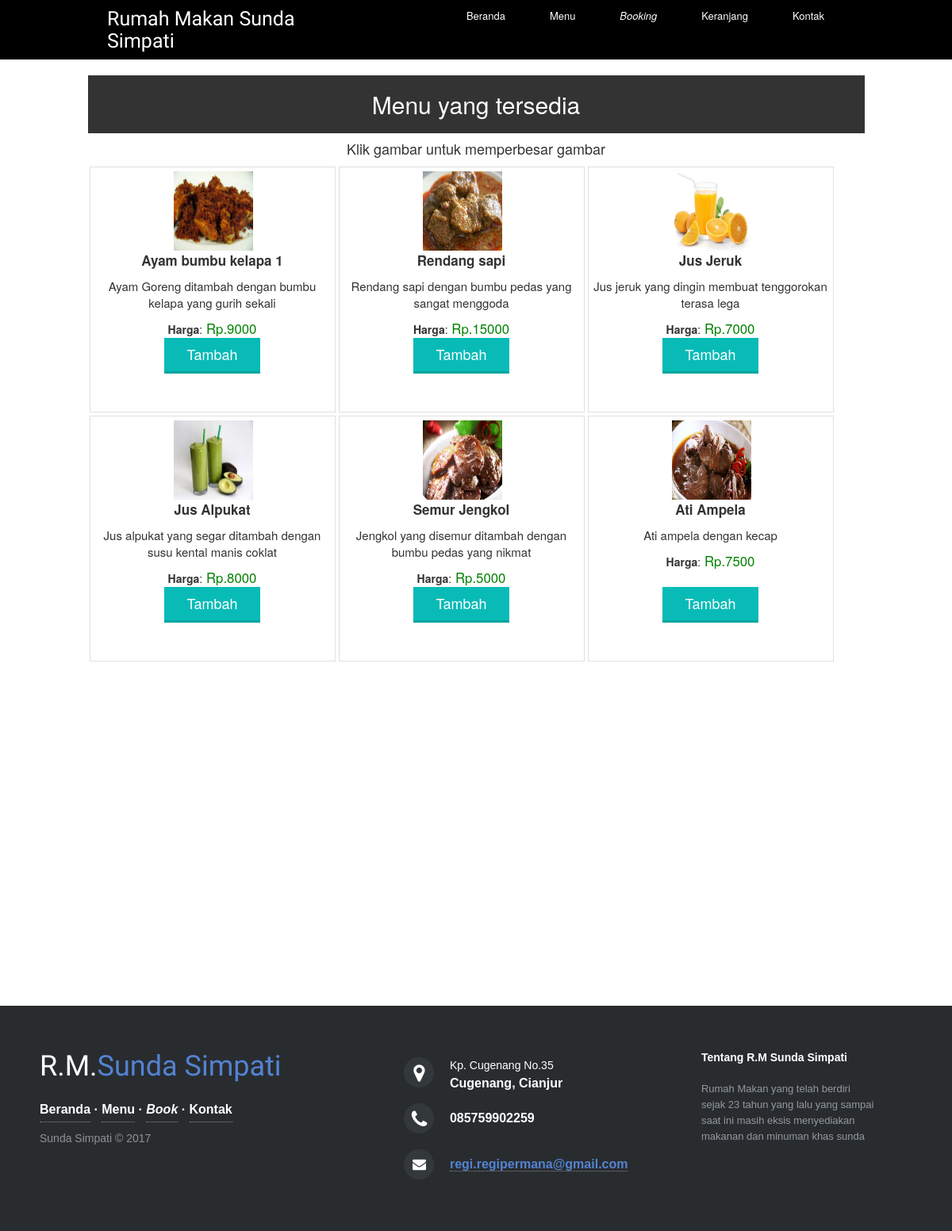
The app's page /index.php/shopping with its own data.
### tables this page shows
CREATE TABLE `menu` (
  `id_menu` int(11) NOT NULL,
  `nama_menu` varchar(80) NOT NULL,
  `gambar` varchar(150) NOT NULL,
  `jenis` varchar(200) NOT NULL,
  `harga_menu` varchar(90) NOT NULL,
  `deskripsi` varchar(300) NOT NULL
);

### application/controllers/shopping.php (called while the page is built, shortened)
<?php if (!defined('BASEPATH')) exit('No direct script access allowed');
class Shopping extends CI_Controller {
	public function __construct()
	{
		$this->load->model('billing_model');
                $this->load->library('cart');
	}
	public function index()
	{
		$data['products'] = $this->billing_model->get_all();
		$this->load->view('v_delivery', $data);
	}
}

### index.php (called while the page is built, shortened)
<?php
require_once BASEPATH.'core/CodeIgniter.php';

### application/models/billing_model.php (called while the page is built, shortened)
<?php if (!defined('BASEPATH')) exit('No direct script access allowed');
class Billing_model extends CI_Model {
        public function get_all()
	{
		$query = $this->db->get('menu');
		return $query->result_array();
	}
}

### application/views/v_delivery.php (the view, shortened to what this page needs)
<html>
    <head>
          <link rel="stylesheet" type="text/css" href="assets/css/style.css">
          <link rel="stylesheet" type="text/css" href="<?php echo base_url() ?>assets/css/styles.css">
  <link rel="stylesheet" type="text/css" href="<?php echo base_url() ?>assets/css/bootstrap.min.css">
  <link rel="stylesheet" type="text/css" href="<?php echo base_url() ?>assets/css/bootstrap.css">
  <link rel="stylesheet" type="text/css" href="<?php echo base_url() ?>assets/css/random.css">
  <link rel="stylesheet" type="text/css" href="<?php echo base_url() ?>assets/css/footer.css">
  <link rel="stylesheet" type="text/css" href="<?php echo base_url() ?>assets/css/modal.css">
  <link rel="stylesheet" type="text/css" href="<?php echo base_url()?>assets/css/footer-distributed-with-address-and-phones.css">
    <link rel="stylesheet" type="text/css" href="http://maxcdn.bootstrapcdn.com/font-awesome/4.2.0/css/font-awesome.min.css">
    </head>
    <body>
<header class="clearfix">
    <div class="container">
            <div class="header-left">
                <h4 style="font-family:'Cookie';font-size:25px">Rumah Makan Sunda Simpati</h4>
            </div>
            <div class="header-right">
                <nav>
                    <a href="<?php echo base_url()?>home">Beranda</a>
                    <a href="<?php echo base_url()?>shopping">Menu</a>
                    <a href="<?php echo base_url()?>booking"><i>Booking</i></a>
                    <a href="<?php echo base_url()?>shopping/show_cart">Keranjang</a>
                    <a href="<?php echo base_url()?>contact">Kontak</a>
                </nav>
            </div>
        </div>
    </header>
      <div id='content'>
        <div id="products_e" align="center">
            <h2 id="head" align="center" style="color:white">Menu yang tersedia</h2>
            <h4 align="center">Klik gambar untuk memperbesar gambar</h4>
            <?php
            foreach ($products as $product) {
                $name = $product['nama_menu'];
                $description = $product['deskripsi'];
                $price = $product['harga_menu'];
                ?>
                <div id='product_div'>
                    <div id='image_div'>
                        <img src="<?php echo $product['gambar'] ?>" width="100px" height="100px" id="myImg[<?php echo $product['id_menu'];?>]"/>
                    </div>
                    <div id='info_product'>
                        <div id='name'><?php echo $name; ?></div>
                        <div id='desc'><?php echo $description; ?></div>
                        <div id='rs'><b>Harga</b>:<big style="color:green">
                            Rp.<?php echo $price; ?></big></div>
                        ?> </div>
                    <div id='add_button'>
                        <?php
                        $btn = array(
                            'class' => 'fg-button teal',
                            'value' => 'Tambah',
                            'name' => 'action'
                        );
                        echo form_submit($btn);
                        ?>
                    </div>
                </div>
<?php } ?>
        </div>
      </div>
      <?php foreach ($products as $key => $value) { ?>
            <br><br><br><br><br><br><br><br>
<?php } ?>
<br>
      <footer class="footer-distributed">
            <div class="footer-left">
                <h3>R.M.<span>Sunda Simpati</span></h3>
                <p class="footer-links">
                    <a href="<?php echo base_url()?>home">Beranda</a>
                    ·
                    <a href="<?php echo base_url()?>menu">Menu</a>
                    ·
                    <a href="<?php echo base_url()?>book"><i>Book</i></a>
                    ·
                    <a href="<?php echo base_url()?>contact">Kontak</a>
                </p>
                <p class="footer-company-name">Sunda Simpati &copy; 2017</p>
            </div>
            <div class="footer-center">
                <div>
                    <i class="fa fa-map-marker"></i>
                    <p><span>Kp. Cugenang No.35</span> Cugenang, Cianjur</p>
                </div>
                <div>
                    <i class="fa fa-phone"></i>
                    <p>085759902259</p>
                </div>
                <div>
                    <i class="fa fa-envelope"></i>
                    <p><a href="mailto:regi.regipermana@gmail.com">regi.regipermana@gmail.com</a></p>
                </div>
            </div>
            <div class="footer-right">
                <p class="footer-company-about">
                    <span>Tentang R.M Sunda Simpati</span>
                    Rumah Makan yang telah berdiri sejak 23 tahun yang lalu yang sampai saat ini masih eksis menyediakan makanan dan minuman khas sunda
                </p>
            </div>
        </footer>
</body>
</html>

### assets/css/style.css (style rules this page uses)
body { background-color:#E0E0E0; margin:0 auto; font-family: 'Raleway', sans-serif; }
#content { width:979px; margin:0 auto; }
#products_e { background-color: #FFFFFF; width: 979px; }
h2 { font-family: 'Raleway', sans-serif; padding:20px; background-color:#333333; color:#FFF; }
#product_div { width: 310px; height:310px; background: #fff; position: relative; float: left; padding: 5px; margin: 2px; border: 1px solid #E0E0E0; }
div#image_div { width: 300px; height: 100px; }
div#info_product { height: 100px; }
div#name { font-weight: 700; font-size: 17px; margin-bottom: 10px; }
div#desc { font-size: 15px; margin-bottom: 10px; min-height: 20px; line-height: 1.4; }
div#add_button { margin-top: 10px; }
.fg-button { position: relative; top: 0; border-radius: 4; font-size: 18px; padding: 8px 28px; text-decoration: none; border: 0px solid; cursor: pointer; border-bottom-width: 3px; outline: none; -webkit-transition: 0.3s background; -moz-transition: 0.3s background; transition: 0.3s background; }
.fg-button.teal { color: #fff; border-color: #04A5A1; background-color:#08BBB7; }

### assets/css/styles.css (style rules this page uses)
body { font-family: 'Open Sans', sans-serif; background-color: #f7f7f7; position: relative; margin: 0px; font-size: 12px; padding: 0px; }
footer { background-color:#2c3742; box-shadow:inset 0px 0px 3px #111; color:#fff; font-size:14px; line-height:25px; padding:10px 0px 10px 0px; bottom: 0px; }
footer a { color:#eee; text-decoration:none; border-bottom:1px dotted #888; }
body { background-color: #eff0f3; }

### assets/css/random.css (style rules this page uses)
* { margin: 0; padding: 0; outline: none; border: none; -webkit-box-sizing: border-box; }
*:before, *:after { -webkit-box-sizing: border-box; }
.clearfix { *zoom: 1; }
html { font-family: Helvetica, arial, sans-serif; font-size: 12px; }
body { background: url('brushed_alu.png'); }
.clearfix:before, .clearfix:after { display: table; line-height: 0; content: ""; }
.clearfix:after { clear: both; }
.container { width: 80%; margin: 0 auto; }
header { width: 100%; height: auto; background: black; }
.header-left, .header-right { position: relative; color: white; float: left; }
.header-left { width: 30%; }
.header-right { width: 70%; text-align: right; }
a { text-decoration: none; color: white; }
nav>a { position: relative; display: inline-block; font-size: 13px; line-height: 40px; padding: 0 2em; -webkit-transition: all .3s ease; }

### assets/css/footer-distributed-with-address-and-phones.css (style rules this page uses)
.footer-distributed { background-color: #292c2f; box-shadow: 0 1px 1px 0 rgba(0, 0, 0, 0.12); box-sizing: border-box; width: 100%; text-align: left; font: bold 16px sans-serif; padding: 55px 50px; margin-top: 80px; }
.footer-distributed .footer-left, .footer-distributed .footer-center, .footer-distributed .footer-right { display: inline-block; vertical-align: top; }
.footer-distributed .footer-left { width: 40%; }
.footer-distributed h3 { color: #ffffff; font: normal 36px 'Cookie', cursive; margin: 0; }
.footer-distributed h3 span { color: #5383d3; }
.footer-distributed .footer-links { color: #ffffff; margin: 20px 0 12px; padding: 0; }
.footer-distributed .footer-links a { display:inline-block; line-height: 1.8; text-decoration: none; color: inherit; }
.footer-distributed .footer-company-name { color: #8f9296; font-size: 14px; font-weight: normal; margin: 0; }
.footer-distributed .footer-center { width: 35%; }
.footer-distributed .footer-center i { background-color: #33383b; color: #ffffff; font-size: 25px; width: 38px; height: 38px; border-radius: 50%; text-align: center; line-height: 42px; margin: 10px 15px; vertical-align: middle; }
.footer-distributed .footer-center i.fa-envelope { font-size: 17px; line-height: 38px; }
.footer-distributed .footer-center p { display: inline-block; color: #ffffff; vertical-align: middle; margin:0; }
.footer-distributed .footer-center p span { display:block; font-weight: normal; font-size:14px; line-height:2; }
.footer-distributed .footer-center p a { color: #5383d3; text-decoration: none;; }
.footer-distributed .footer-right { width: 20%; }
.footer-distributed .footer-company-about { line-height: 20px; color: #92999f; font-size: 13px; font-weight: normal; margin: 0; }
.footer-distributed .footer-company-about span { display: block; color: #ffffff; font-size: 14px; font-weight: bold; margin-bottom: 20px; }

### records on screen
menu: gambar (picture), nama_menu "Ayam bumbu kelapa 1", deskripsi "Ayam Goreng ditambah dengan bumbu kelapa yang gurih sekali", harga_menu "9000"
menu: gambar (picture), nama_menu "Rendang sapi", deskripsi "Rendang sapi dengan bumbu pedas yang sangat menggoda", harga_menu "15000"
menu: gambar (picture), nama_menu "Jus Jeruk", deskripsi "Jus jeruk yang dingin membuat tenggorokan terasa lega", harga_menu "7000"
menu: gambar (picture), nama_menu "Jus Alpukat", deskripsi "Jus alpukat yang segar ditambah dengan susu kental manis coklat", harga_menu "8000"
menu: gambar (picture), nama_menu "Semur Jengkol", deskripsi "Jengkol yang disemur ditambah dengan bumbu pedas yang nikmat", harga_menu "5000"
menu: gambar (picture), nama_menu "Ati Ampela", deskripsi "Ati ampela dengan kecap", harga_menu "7500"
